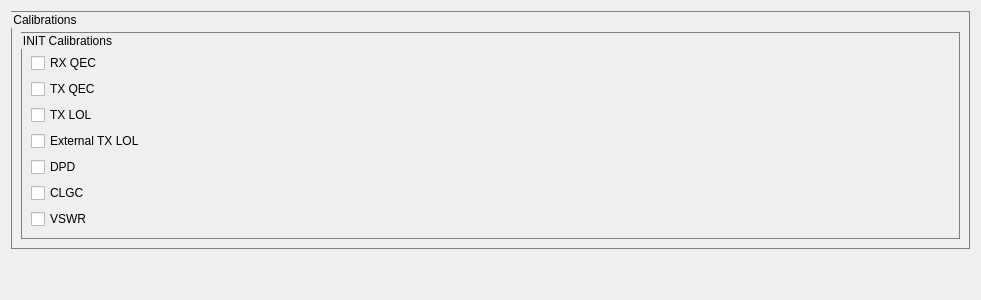
         <widget class="QWidget" name="tab_2">
          <attribute name="title">
           <string>Calibtations</string>
          </attribute>
          <layout class="QVBoxLayout" name="verticalLayout_67">
           <item>
            <layout class="QVBoxLayout" name="verticalLayout_66">
             <item>
              <layout class="QHBoxLayout" name="horizontalLayout_106">
               <item>
                <widget class="QGroupBox" name="groupBox_2">
                 <property name="styleSheet">
                  <string notr="true">QGroupBox{
border:1px solid gray;
}</string>
                 </property>
                 <property name="title">
                  <string>Calibrations</string>
                 </property>
                 <layout class="QVBoxLayout" name="verticalLayout_65">
                  <property name="topMargin">
                   <number>20</number>
                  </property>
                  <item>
                   <widget class="QGroupBox" name="groupBox_3">
                    <property name="maximumSize">
                     <size>
                      <width>16777215</width>
                      <height>250</height>
                     </size>
                    </property>
                    <property name="styleSheet">
                     <string notr="true">QGroupBox{
border:1px solid gray;
}</string>
                    </property>
                    <property name="title">
                     <string>INIT Calibrations</string>
                    </property>
                    <layout class="QHBoxLayout" name="horizontalLayout_105">
                     <property name="topMargin">
                      <number>20</number>
                     </property>
                     <item>
                      <layout class="QVBoxLayout" name="verticalLayout_2">
                       <item>
                        <widget class="QCheckBox" name="calibration_chk_rx_qec">
                         <property name="text">
                          <string>RX QEC</string>
                         </property>
                         <property name="checked">
                          <bool>false</bool>
                         </property>
                        </widget>
                       </item>
                       <item>
                        <widget class="QCheckBox" name="calibration_chk_tx_qec">
                         <property name="text">
                          <string>TX QEC</string>
                         </property>
                         <property name="checked">
                          <bool>false</bool>
                         </property>
                        </widget>
                       </item>
                       <item>
                        <widget class="QCheckBox" name="calibration_chk_tx_lol">
                         <property name="text">
                          <string>TX LOL</string>
                         </property>
                         <property name="checked">
                          <bool>false</bool>
                         </property>
                        </widget>
                       </item>
                       <item>
                        <widget class="QCheckBox" name="calibration_chk_external_tx_lol">
                         <property name="text">
                          <string>External TX LOL</string>
                         </property>
                        </widget>
                       </item>
                       <item>
                        <widget class="QCheckBox" name="calibration_chk_dpd">
                         <property name="text">
                          <string>DPD</string>
                         </property>
                        </widget>
                       </item>
                       <item>
                        <widget class="QCheckBox" name="calibration_chk_clgc">
                         <property name="text">
                          <string>CLGC</string>
                         </property>
                        </widget>
                       </item>
                       <item>
                        <widget class="QCheckBox" name="calibration_chk_vswr">
                         <property name="text">
                          <string>VSWR</string>
                         </property>
                        </widget>
                       </item>
                      </layout>
                     </item>
                     <item>
                      <spacer name="horizontalSpacer_52">
                       <property name="orientation">
                        <enum>Qt::Horizontal</enum>
                       </property>
                       <property name="sizeHint" stdset="0">
                        <size>
                         <width>805</width>
                         <height>20</height>
                        </size>
                       </property>
                      </spacer>
                     </item>
                    </layout>
                   </widget>
                  </item>
                 </layout>
                </widget>
               </item>
              </layout>
             </item>
             <item>
              <spacer name="verticalSpacer_4">
               <property name="orientation">
                <enum>Qt::Vertical</enum>
               </property>
               <property name="sizeHint" stdset="0">
                <size>
                 <width>20</width>
                 <height>40</height>
                </size>
               </property>
              </spacer>
             </item>
            </layout>
           </item>
          </layout>
         </widget>
